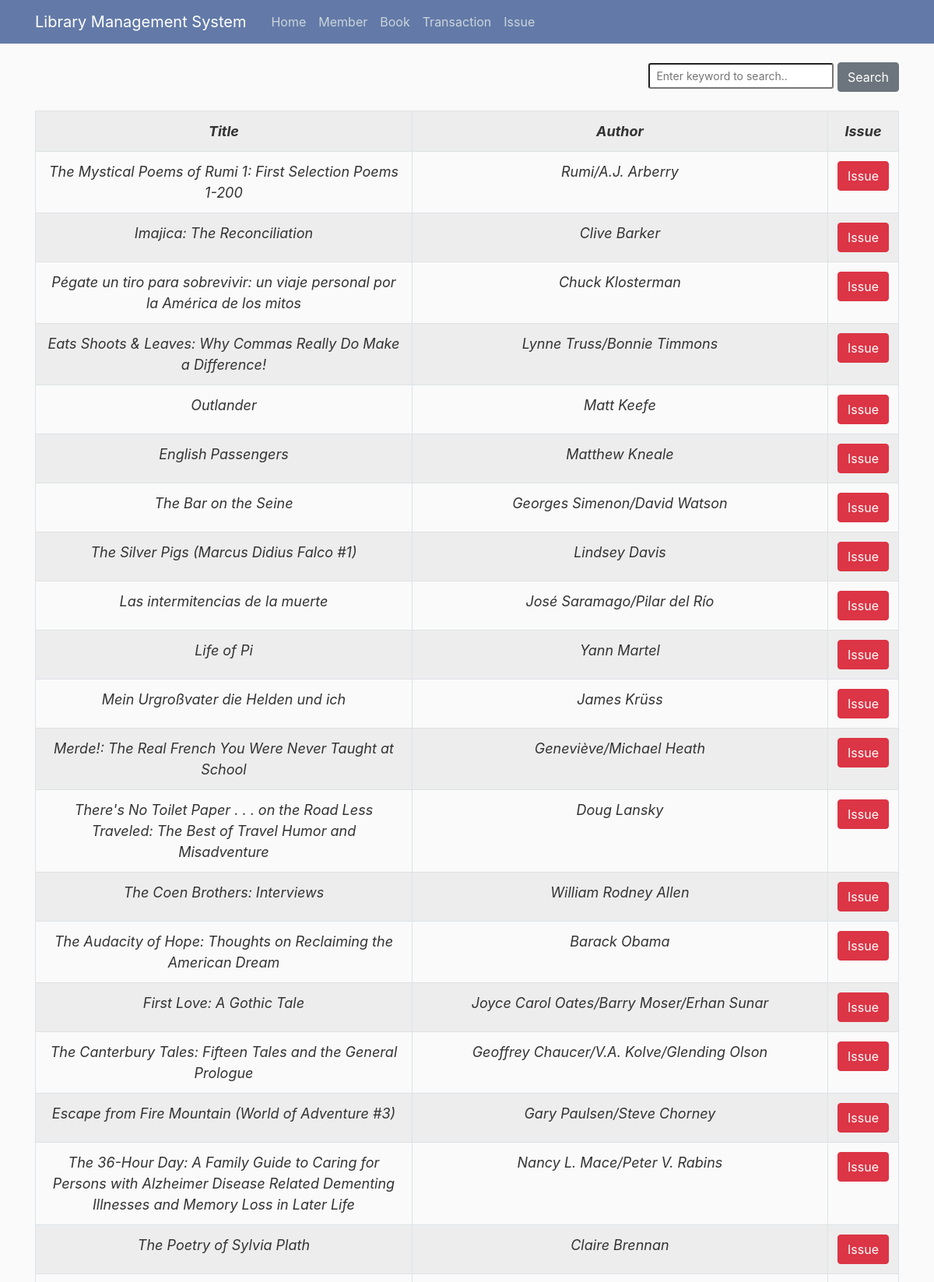
/transaction/ (upper part), run on the app's committed database.
### library/models.py (models this page shows, shortened)
class Book(db.Model):
    id = db.Column(db.Integer, primary_key=True)
    title = db.Column(db.String, nullable=False)
    authors = db.Column(db.String, nullable=False)
    average_rating = db.Column(db.Float, nullable=False)
    isbn = db.Column(db.Integer, nullable=False)
    isbn13 = db.Column(db.Integer, nullable=False)
    language_code = db.Column(db.String(300), nullable=False)
    num_pages = db.Column(db.Integer, nullable=False)
    ratings_count = db.Column(db.Integer, nullable=False)
    text_reviews_count = db.Column(db.Integer, nullable=False)
    publication_date = db.Column(db.Date, nullable=False)
    publisher = db.Column(db.String, nullable=False)
    total_quantity = db.Column(db.Integer, default=30)
    available_quantity = db.Column(db.Integer, default=30, nullable=True)
    total_issue = db.Column(db.Integer, default=10, nullable=True)
    transaction = db.relationship('Transaction', backref='book', lazy=True, passive_deletes=True)

### library/routes/transaction_routes.py (the view, shortened to what this page needs)
@app.route("/transaction/", methods=['GET','POST'])
def add_transaction():
    book = Book.query.filter(Book.available_quantity > 0).all()
    return render_template('transaction/add_transaction.html', books = book)

### library/templates/transaction/add_transaction.html (shortened to what this page needs)
{% extends "layout.html" %}
{% block content %}
<form method="POST" action="" style="text-align: right;">
    <input type="text" name="text" id="text" placeholder="Enter keyword to search.." class="form-control-sm">
    <button type="submit" name="Search" class="btn btn-secondary">Search</button>
</form><br>
<table class="table table-striped table-bordered table-responsive-lg">
    <tr>
        <th>Title</th>
        <th>Author</th>
        <th>Issue</th>
    </tr>
    {% for book in books %}
    <tr>
        <td>{{ book.title }}</td>
        <td>{{ book.authors }}</td>
        <td><button type="button" class="btn btn-danger" data-toggle="modal"
                data-target="#deleteModal-{{book.id}}">Issue</button>
        </td>
    </tr>
    {% endfor %}
</table>
{% endblock content %}

### library/static/main.css (style rules this page uses)
body { background: #fafafa; color: #333333; margin-top: 5rem; overflow: scroll; }
table, th, td { border: 51px solid black; border-collapse: collapse; text-align: center; font-weight: 400; font-size: large; font-style: italic; font-family: -apple-system, BlinkMacSystemFont, 'Segoe UI', Roboto, Oxygen, Ubuntu, Cantarell, 'Open Sans', 'Helvetica Neue', sans-serif; }
th { font-weight: bold; }

### data on the page
Book: title "The Mystical Poems of Rumi 1: First Selection Poems 1-200", authors "Rumi/A.J. Arberry"
Book: title "Imajica: The Reconciliation", authors "Clive Barker"
Book: title "Pégate un tiro para sobrevivir: un viaje personal por la América de los mitos", authors "Chuck Klosterman"
Book: title "Eats Shoots & Leaves: Why Commas Really Do Make a Difference!", authors "Lynne Truss/Bonnie Timmons"
Book: title "Outlander", authors "Matt Keefe"
Book: title "English Passengers", authors "Matthew Kneale"
Book: title "The Bar on the Seine", authors "Georges Simenon/David Watson"
Book: title "The Silver Pigs (Marcus Didius Falco #1)", authors "Lindsey Davis"
Book: title "Las intermitencias de la muerte", authors "José Saramago/Pilar del Río"
Book: title "Life of Pi", authors "Yann Martel"
Book: title "Mein Urgroßvater die Helden und ich", authors "James Krüss"
Book: title "Merde!: The Real French You Were Never Taught at School", authors "Geneviève/Michael Heath"
Book: title "There's No Toilet Paper . . . on the Road Less Traveled: The Best of Travel Humor and Misadventure", authors "Doug Lansky"
Book: title "The Coen Brothers: Interviews", authors "William Rodney Allen"
Book: title "The Audacity of Hope: Thoughts on Reclaiming the American Dream", authors "Barack Obama"
Book: title "First Love: A Gothic Tale", authors "Joyce Carol Oates/Barry Moser/Erhan Sunar"
Book: title "The Canterbury Tales: Fifteen Tales and the General Prologue", authors "Geoffrey Chaucer/V.A. Kolve/Glending Olson"
Book: title "Escape from Fire Mountain (World of Adventure #3)", authors "Gary Paulsen/Steve Chorney"
Book: title "The 36-Hour Day: A Family Guide to Caring for Persons with Alzheimer Disease Related Dementing Illnesses and Memory Loss in Later Life", authors "Nancy L. Mace/Peter V. Rabins"
Book: title "The Poetry of Sylvia Plath", authors "Claire Brennan"
